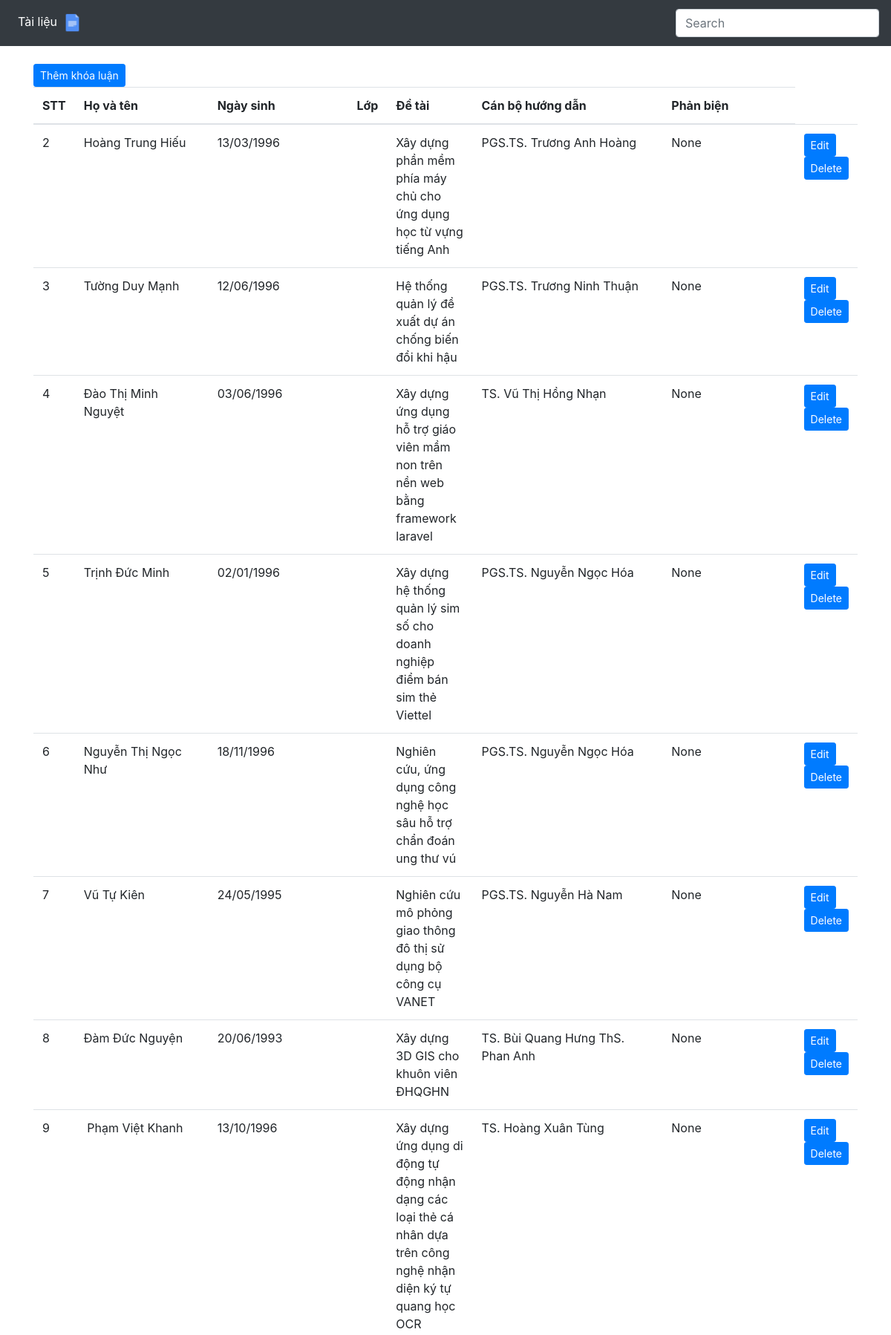
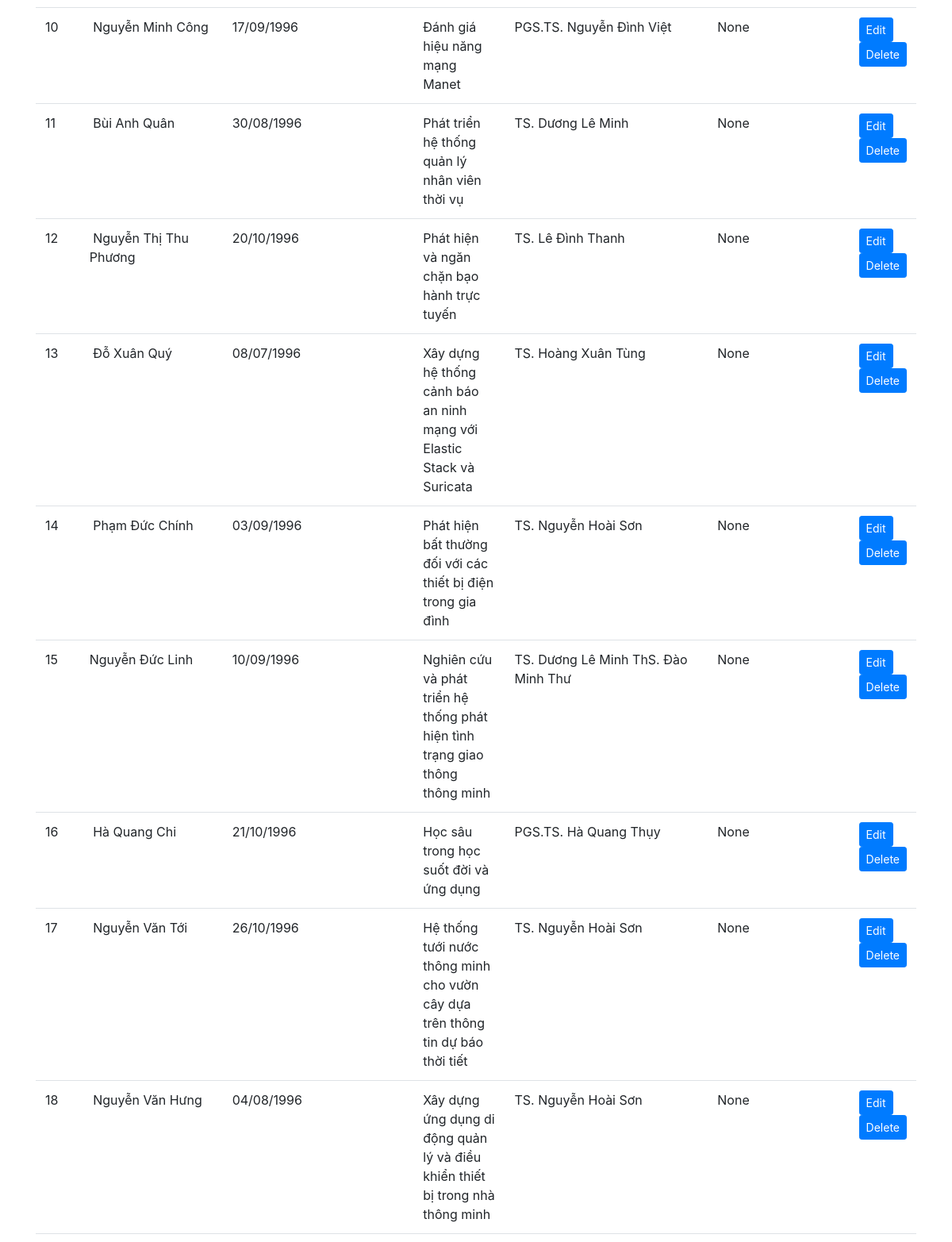
Page /list (upper part) on the committed database (2 pictures, top to bottom).
### list/models.py (models this page shows)
class Student(models.Model):
    id = models.IntegerField(primary_key=True, null=False)
    id_student= models.IntegerField(null=True)
    name = models.CharField(max_length=30, null=True)
    birth_date = models.DateField(null=True,blank=True)
    academic_year = models.CharField(max_length=30, null=True)
    topic = models.CharField(max_length=100, null=True)
    tutor = models.CharField(max_length=30, null=True)
    reviewer = models.CharField(max_length=30, null=True)
    work_unit = models.CharField(max_length=30, null=True)

### list/views.py (the view)
# urls.py: path('list', display_student, name="display_student"),
def display_student(request):
        students = Student.objects.all()
        key_word=''
        if 'search' in request.GET:
            key_word = request.GET['search']
            students = students.filter(Q(name__icontains=key_word)|Q(birth_date__icontains=key_word)|Q(topic__icontains=key_word)|Q(grade__icontains=key_word)|Q(tutor__icontains=key_word)|Q(reviewer__icontains=key_word))
        context = {
            'students': students,
            'key_word': key_word
            }
        return render(request, 'list/list.html', context)

### list/templates/list/list.html
{% extends 'list/base.html' %}
{% block body %}
<div class="add_buttons">
  <div class="button-group">
    <a href="{% url 'add_student' %}" class="btn btn-primary btn-sm btn-pad" role="button">Thêm khóa luận</a>
  </div>
</div>
  <table class="table table-hover">
    <thead>
      <tr>
        <th >STT</th>
        <th style="width:20%">Họ và tên</th>
        <th style="width:20%">Ngày sinh</th>
        <th>Lớp</th>
        <th>Đề tài</th>
        <th style="width:30%">Cán bộ hướng dẫn</th>
        <th style="width:20%">Phản biện</th>
      </tr>
    </thead>
   <tbody>
     {% for student in students %}
         <tr>
           <td>{{ student.id }}</td>
           <td>{{ student.name }} </td>
           <td>{{ student.birth_date }}</td>
           <td>{{ student.grade }}</td>
           <td>{{ student.topic }}</td>
           <td>{{ student.tutor }}</td>
           <td>{{ student.reviewer }}</td>
           <td>
             <a href="{% url 'edit_info' student.pk %}" class="btn btn-primary btn-sm" role="button" aria-pressed="true" > Edit</a>
             <a href="{% url 'delete_student' student.pk %}" class="btn btn-primary btn-sm" role="button" aria-pressed="true" > Delete</a>
           </td>
         </tr>
     {% endfor %}
    </tbody>
  </table>
{% endblock %}

### list/templates/list/base.html (shortened to what this page needs)
<!DOCTYPE html>
<html>
  <head>
  </head>
  {% load static %}
  <link rel="stylesheet" type="text/css" href="{% static '/css/style.css' %}"/>
  <link rel="stylesheet" type="text/css" href="{% static '/css/bootstrap.min.css' %}"/>
  <body>
    <nav class="navbar navbar-expand navbar-dark bg-dark">
  <div class="collapse navbar-collapse">
    <ul class="navbar-nav mr-auto">
      <li class="nav-item active">
        <a class="nav-link" href="{% url 'display_student' %}">Tài liệu <img src="{% static "images/file_icon.png" %}" width="30px" height="30px"><span class="sr-only">(current)</span></a>
      </li>
    </ul>
    <form class="form-inline my-2 my-md-0">
      <input class="form-control" type="text" placeholder="Search" name='search'>
    </form>
  </div>
</nav>
    <br>
    <div class="container">
      {% block body %}
      {% endblock%}
    </div>
  </body>
</html>

### list/static/css/style.css (style rules this page uses)
.btn-pad { margin-right: 45px; }

### list/templates/list/base.html (style rules this page uses)
th { vertical-align: middle; }

### rows in the picture
Student: id "2", name "Hoàng Trung Hiếu", birth_date "13/03/1996", topic "Xây dựng phần mềm phía máy chủ cho ứng dụng học từ vựng tiếng Anh", tutor "PGS.TS. Trương Anh Hoàng", reviewer "None"
Student: id "3", name "Tường Duy Mạnh", birth_date "12/06/1996", topic "Hệ thống quản lý đề xuất dự án chống biến đổi khi hậu", tutor "PGS.TS. Trương Ninh Thuận", reviewer "None"
Student: id "4", name "Đào Thị Minh Nguyệt", birth_date "03/06/1996", topic "Xây dựng ứng dụng hỗ trợ giáo viên mầm non trên nền web bằng framework laravel", tutor "TS. Vũ Thị Hồng Nhạn", reviewer "None"
Student: id "5", name "Trịnh Đức Minh", birth_date "02/01/1996", topic "Xây dựng hệ thống quản lý sim số cho doanh nghiệp điểm bán sim thẻ Viettel", tutor "PGS.TS. Nguyễn Ngọc Hóa", reviewer "None"
Student: id "6", name "Nguyễn Thị Ngọc Như", birth_date "18/11/1996", topic "Nghiên cứu, ứng dụng công nghệ học sâu hỗ trợ chẩn đoán ung thư vú", tutor "PGS.TS. Nguyễn Ngọc Hóa", reviewer "None"
Student: id "7", name "Vũ Tự Kiên", birth_date "24/05/1995", topic "Nghiên cứu mô phỏng giao thông đô thị sử dụng bộ công cụ VANET", tutor "PGS.TS. Nguyễn Hà Nam", reviewer "None"
Student: id "8", name "Đàm Đức Nguyện", birth_date "20/06/1993", topic "Xây dựng 3D GIS cho khuôn viên ĐHQGHN", tutor "TS. Bùi Quang Hưng ThS. Phan Anh", reviewer "None"
Student: id "9", name "Phạm Việt Khanh", birth_date "13/10/1996", topic "Xây dựng ứng dụng di động tự động nhận dạng các loại thẻ cá nhân dựa trên công nghệ nhận diện ký tự quang học OCR", tutor "TS. Hoàng Xuân Tùng", reviewer "None"
Student: id "10", name "Nguyễn Minh Công", birth_date "17/09/1996", topic "Đánh giá hiệu năng mạng Manet", tutor "PGS.TS. Nguyễn Đình Việt", reviewer "None"
Student: id "11", name "Bùi Anh Quân", birth_date "30/08/1996", topic "Phát triển hệ thống quản lý nhân viên thời vụ", tutor "TS. Dương Lê Minh", reviewer "None"
Student: id "12", name "Nguyễn Thị Thu Phương", birth_date "20/10/1996", topic "Phát hiện và ngăn chặn bạo hành trực tuyến", tutor "TS. Lê Đình Thanh", reviewer "None"
Student: id "13", name "Đỗ Xuân Quý", birth_date "08/07/1996", topic "Xây dựng hệ thống cảnh báo an ninh mạng với Elastic Stack và Suricata", tutor "TS. Hoàng Xuân Tùng", reviewer "None"
Student: id "14", name "Phạm Đức Chính", birth_date "03/09/1996", topic "Phát hiện bất thường đối với các thiết bị điện trong gia đình", tutor "TS. Nguyễn Hoài Sơn", reviewer "None"
Student: id "15", name "Nguyễn Đức Linh", birth_date "10/09/1996", topic "Nghiên cứu và phát triển hệ thống phát hiện tình trạng giao thông thông minh", tutor "TS. Dương Lê Minh ThS. Đào Minh Thư", reviewer "None"
Student: id "16", name "Hà Quang Chi", birth_date "21/10/1996", topic "Học sâu trong học suốt đời và ứng dụng", tutor "PGS.TS. Hà Quang Thụy", reviewer "None"
Student: id "17", name "Nguyễn Văn Tới", birth_date "26/10/1996", topic "Hệ thống tưới nước thông minh cho vườn cây dựa trên thông tin dự báo thời tiết", tutor "TS. Nguyễn Hoài Sơn", reviewer "None"
Student: id "18", name "Nguyễn Văn Hưng", birth_date "04/08/1996", topic "Xây dựng ứng dụng di động quản lý và điều khiển thiết bị trong nhà thông minh", tutor "TS. Nguyễn Hoài Sơn", reviewer "None"
